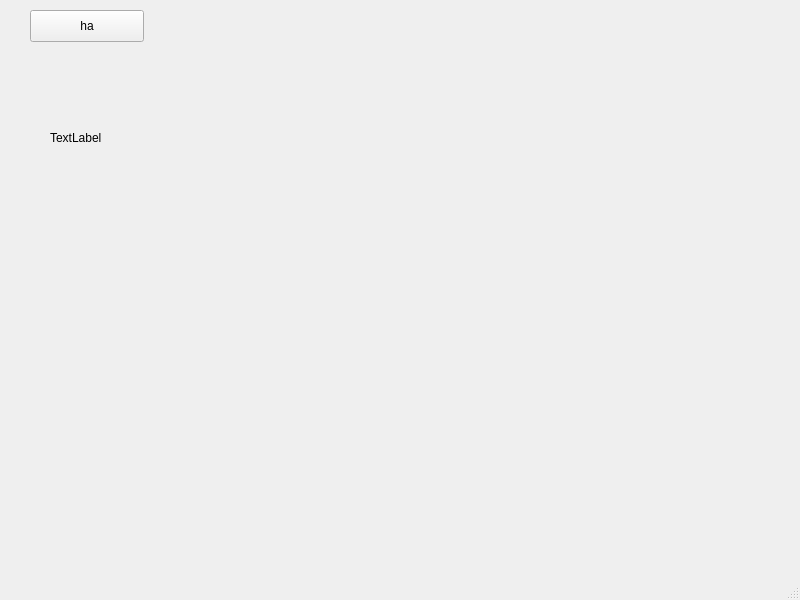
<?xml version="1.0" encoding="UTF-8"?>
<ui version="4.0">
 <class>UserWindow</class>
 <widget class="QMainWindow" name="UserWindow">
  <property name="geometry">
   <rect>
    <x>0</x>
    <y>0</y>
    <width>800</width>
    <height>600</height>
   </rect>
  </property>
  <property name="windowTitle">
   <string>User Management</string>
  </property>
  <widget class="QWidget" name="centralwidget">
   <widget class="QPushButton" name="pushButton">
    <property name="geometry">
     <rect>
      <x>30</x>
      <y>10</y>
      <width>114</width>
      <height>32</height>
     </rect>
    </property>
    <property name="text">
     <string>ha</string>
    </property>
   </widget>
   <widget class="QLabel" name="label">
    <property name="geometry">
     <rect>
      <x>50</x>
      <y>130</y>
      <width>62</width>
      <height>16</height>
     </rect>
    </property>
    <property name="text">
     <string>TextLabel</string>
    </property>
   </widget>
  </widget>
  <widget class="QMenuBar" name="menubar">
   <property name="geometry">
    <rect>
     <x>0</x>
     <y>0</y>
     <width>800</width>
     <height>22</height>
    </rect>
   </property>
  </widget>
  <widget class="QStatusBar" name="statusbar"/>
 </widget>
 <resources/>
 <connections/>
</ui>
